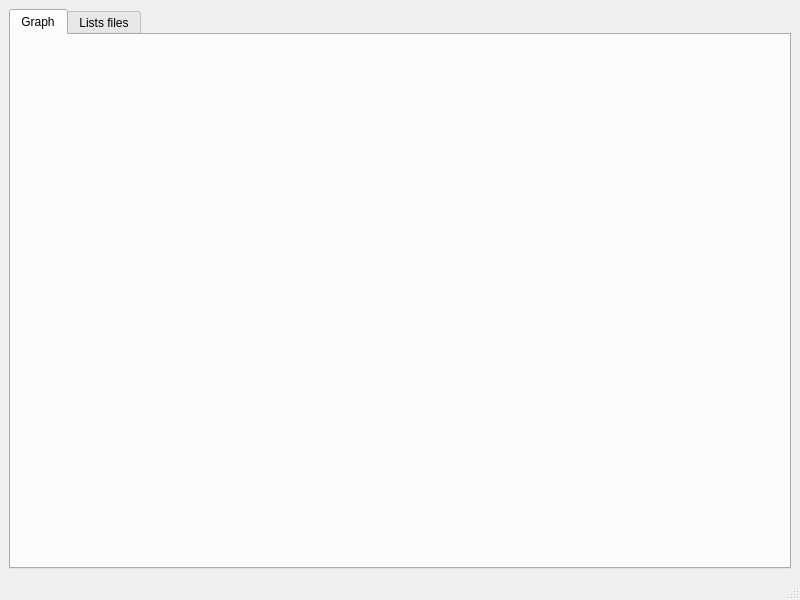
<?xml version="1.0" encoding="UTF-8"?>
<ui version="4.0">
 <class>MainWindow</class>
 <widget class="QMainWindow" name="MainWindow">
  <property name="geometry">
   <rect>
    <x>0</x>
    <y>0</y>
    <width>800</width>
    <height>600</height>
   </rect>
  </property>
  <property name="windowTitle">
   <string>MainWindow</string>
  </property>
  <widget class="QWidget" name="centralwidget">
   <property name="sizePolicy">
    <sizepolicy hsizetype="Preferred" vsizetype="Preferred">
     <horstretch>0</horstretch>
     <verstretch>0</verstretch>
    </sizepolicy>
   </property>
   <layout class="QHBoxLayout" name="horizontalLayout_2">
    <item>
     <widget class="QTabWidget" name="tabWidget">
      <property name="currentIndex">
       <number>0</number>
      </property>
      <widget class="QWidget" name="tab_1">
       <property name="enabled">
        <bool>true</bool>
       </property>
       <attribute name="title">
        <string>Graph</string>
       </attribute>
       <layout class="QHBoxLayout" name="horizontalLayout" stretch="4,1">
        <property name="sizeConstraint">
         <enum>QLayout::SetDefaultConstraint</enum>
        </property>
        <item>
         <widget class="QWidget" name="graph_container" native="true">
          <layout class="QVBoxLayout" name="verticalLayout_2"/>
         </widget>
        </item>
        <item>
         <widget class="QWidget" name="properties_container" native="true">
          <layout class="QVBoxLayout" name="verticalLayout"/>
         </widget>
        </item>
       </layout>
      </widget>
      <widget class="QWidget" name="tab_2">
       <attribute name="title">
        <string>Lists files</string>
       </attribute>
      </widget>
     </widget>
    </item>
   </layout>
  </widget>
  <widget class="QMenuBar" name="menubar">
   <property name="geometry">
    <rect>
     <x>0</x>
     <y>0</y>
     <width>800</width>
     <height>19</height>
    </rect>
   </property>
  </widget>
  <widget class="QStatusBar" name="statusbar"/>
 </widget>
 <resources/>
 <connections/>
</ui>
